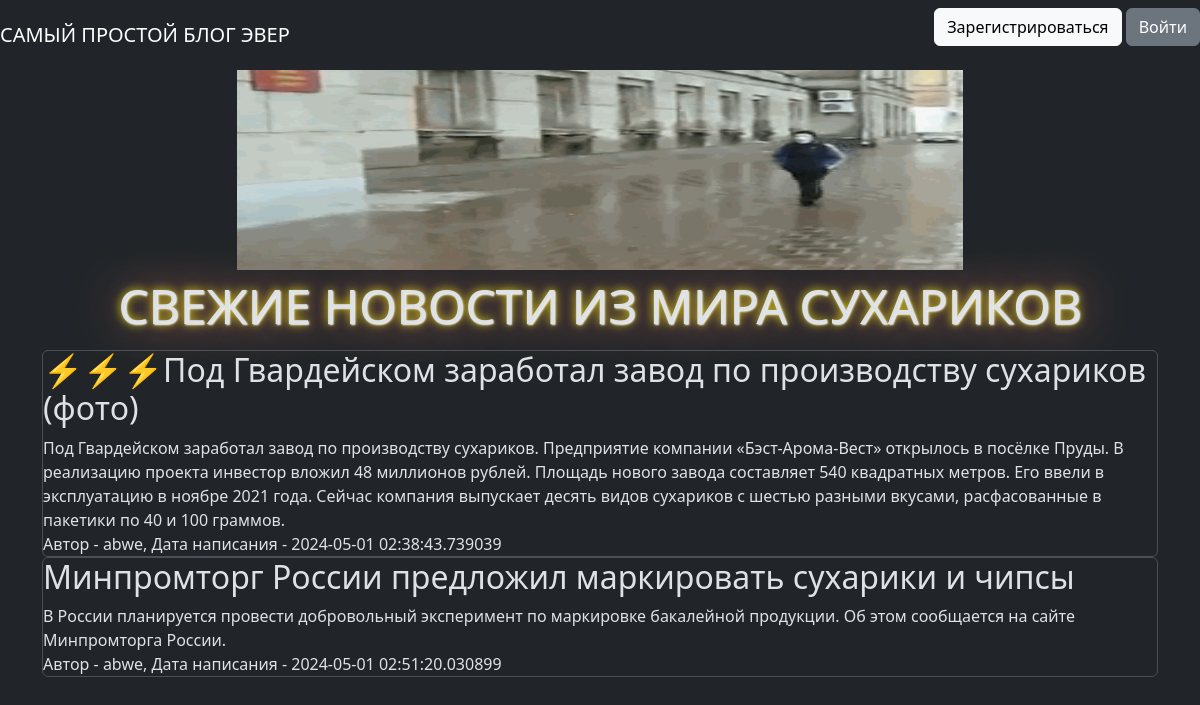
Before: / with the older database file.
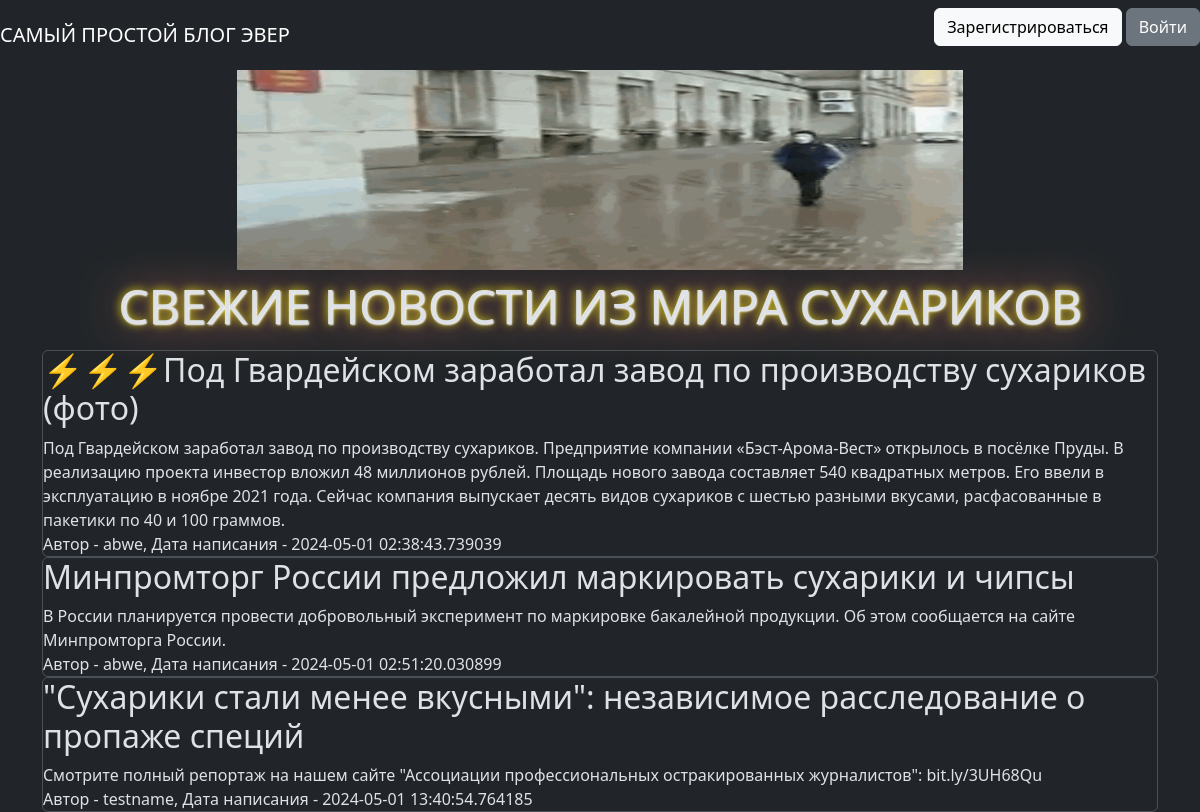
After: the same page with the newer database file.
### data/news.py (models this page shows)
class News(SqlAlchemyBase, UserMixin):
    __tablename__ = 'news'
    id = sqlalchemy.Column(sqlalchemy.Integer,
                           primary_key=True, autoincrement=True)
    title = sqlalchemy.Column(sqlalchemy.String, nullable=True)
    content = sqlalchemy.Column(sqlalchemy.String, nullable=True)
    created_date = sqlalchemy.Column(sqlalchemy.DateTime,
                                     default=datetime.datetime.now)
    is_private = sqlalchemy.Column(sqlalchemy.Boolean, default=True)
    user_id = sqlalchemy.Column(sqlalchemy.Integer,
                                sqlalchemy.ForeignKey("users.id"))
    user = orm.relationship('User')

### data/users.py (models this page shows, shortened)
class User(SqlAlchemyBase, UserMixin):
    __tablename__ = 'users'
    news = orm.relationship("News", back_populates='user')
    id = sqlalchemy.Column(sqlalchemy.Integer,
                           primary_key=True, autoincrement=True)
    login = sqlalchemy.Column(sqlalchemy.String, nullable=True)
    hashed_password = sqlalchemy.Column(sqlalchemy.String, nullable=True)
    email = sqlalchemy.Column(sqlalchemy.String,
                              index=True, unique=True, nullable=True)
    name = sqlalchemy.Column(sqlalchemy.String, nullable=True)
    birthday = sqlalchemy.Column(sqlalchemy.Date, nullable=True)
    about = sqlalchemy.Column(sqlalchemy.String, nullable=True)
    created_date = sqlalchemy.Column(sqlalchemy.DateTime,
                                     default=datetime.datetime.now)

### main.py (the view)
@app.route("/")
def index():
    db_sess = db_session.create_session()
    news = db_sess.query(News).filter(News.is_private != True)
    if current_user.is_authenticated:
        news = db_sess.query(News).filter(
            (News.user == current_user) | (News.is_private != True))
    else:
        news = db_sess.query(News).filter(News.is_private != True)
    return render_template("index.html", news=news)

### data/db_session.py (called while the page is built)
def create_session() -> Session:
    global __factory
    return __factory()

### templates/index.html (shortened to what this page needs)
{% extends "base.html" %}
{% block content %}
<img id="coolgif" src="static/img/anon.gif" alt="крутая гифка">
<h1>СВЕЖИЕ НОВОСТИ ИЗ МИРА СУХАРИКОВ</h1>
{% for item in news%}
<div class="col-md6 border rounded">
    <h2>{{item.title}}</h2>
    <div>
        {{item.content}}
    </div>
    <div>
        Автор - {{item.user.name}}, Дата написания - {{item.created_date}}
    </div>
</div>
{% endfor %}
{% endblock %}

### templates/base.html (shortened to what this page needs)
<!doctype html>
<html lang="en" data-bs-theme="dark">
<head>
    <link href="https://cdn.jsdelivr.net/npm/bootstrap@5.3.3/dist/css/bootstrap.min.css"
            rel="stylesheet"
>
    <link rel="stylesheet" href="static/css/style.css"
    <title>{{title}}</title>
</head>
<body>
<header>
    <nav class="navbar">
        <a class="navbar-brand" href="#">САМЫЙ ПРОСТОЙ БЛОГ ЭВЕР</a>
        {% if current_user.is_authenticated %}
            <p>
                <a class="navbar-brand" href="#">{{ current_user.name }}</a>
                <a class="btn btn-danger " href="/logout">Выход</a>
            </p>
        {% else %}
            <p>
                <a class="btn btn-light " href="/register">Зарегистрироваться</a>
                <a class="btn btn-secondary" href="/login">Войти</a>
            </p>
        {% endif %}
    </nav>
</header>
<main role="main" class="container">
    {% block content %}{% endblock %}
</main>
</body>
</html>

### static/css/style.css (style rules this page uses)
h1 { text-align: center; line-height: 150%; font-size: 36pt; text-shadow: 1px 1px 2px white, 0 0 1em salmon, 0 0 0.2em yellow; }
#coolgif { display: block; width: 65%; height: 200px; margin-left: auto; margin-right: auto; }

Changed rows visible on the page:
added News: title "\"Сухарики стали менее вкусными\": независимое расследование о пропаже специй", content "Смотрите полный репортаж на нашем сайте \"Ассоциации профессиональных остракированных журналистов\": bit.ly/3UH68Qu", user.name "testname", created_date "2024-05-01 13:40:54.764185"
